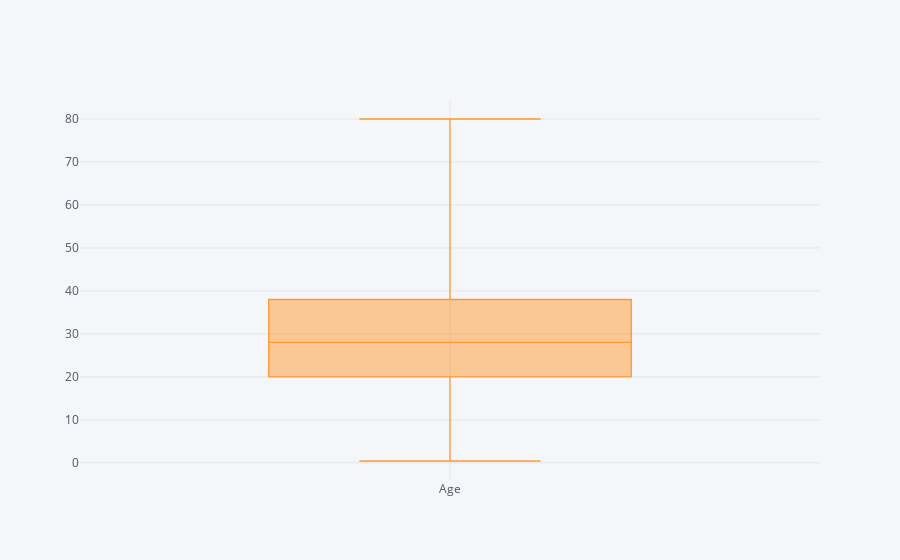

Here is the notebook cell this chart was saved with:
### Code cell
plt.figure(figsize=(12, 7))
train[['Age']].iplot(kind='box')

### Figure 1 — Plotly figure (JSON) as saved in the notebook; plotly's stock layout.template omitted (floating-point values rounded to 4 significant figures; data arrays with more than 128 entries replaced by an {"elided": "..."} marker saying what was removed)
{"data": [{"boxpoints": false, "line": {"width": 1.3}, "marker": {"color": "rgba(255, 153, 51, 1.0)"}, "name": "Age", "orientation": "v", "type": "box", "uid": "582d06eb-07e8-41c4-a726-465594b93fef", "y": {"elided": "891 float values"}}], "layout": {"legend": {"bgcolor": "#F5F6F9", "font": {"color": "#4D5663"}}, "paper_bgcolor": "#F5F6F9", "plot_bgcolor": "#F5F6F9", "title": {"font": {"color": "#4D5663"}}, "xaxis": {"gridcolor": "#E1E5ED", "showgrid": true, "tickfont": {"color": "#4D5663"}, "title": {"font": {"color": "#4D5663"}, "text": ""}, "zerolinecolor": "#E1E5ED"}, "yaxis": {"gridcolor": "#E1E5ED", "showgrid": true, "tickfont": {"color": "#4D5663"}, "title": {"font": {"color": "#4D5663"}, "text": ""}, "zerolinecolor": "#E1E5ED"}}}
